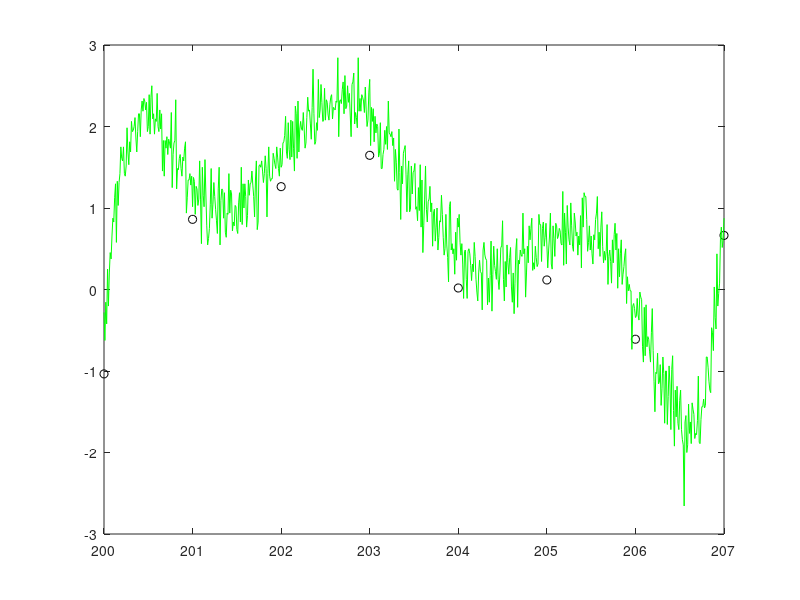

Write the MATLAB code that produced this figure. (Note: this script raises an error after producing the figure.)
clear;
N=8;
xi = 200 + [0:N-1]';
fi = randn(N,1);

xx = [xi(1):0.01:xi(end)];

H = [xi.^0 xi.^1 xi.^2 xi.^3 xi.^4 xi.^5 xi.^6 xi.^7];
C = H\fi;
%err1 = max(abs(H*C - fi));
plot(xi,fi,'ko',xx,polyval(C(end:-1:1),xx),'g') ;hold on
hold on;
plot(xx,newton(xi,fi,xx),'b');
%err2 = max(abs(fi2-fi));